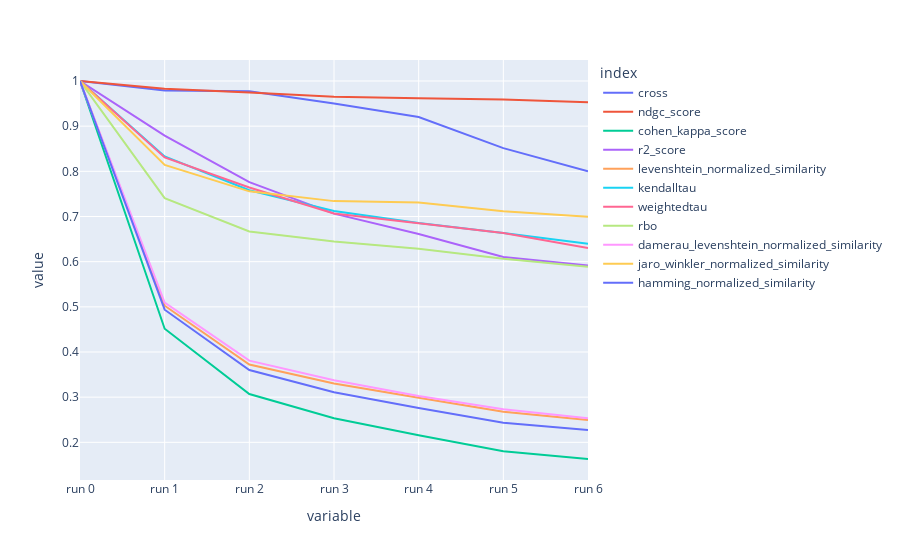

The cell this chart's notebook holds for it:
### Code cell
df=plot_plotly(plot_data,cols=['cross','ndgc_score',
  'cohen_kappa_score',
  'r2_score',
  'levenshtein_normalized_similarity',
  'kendalltau',
  'weightedtau',
  'rbo',
  'damerau_levenshtein_normalized_similarity',
  'jaro_winkler_normalized_similarity',
  'hamming_normalized_similarity'])

### Figure 1 — Plotly figure (JSON) as saved in the notebook; plotly's stock layout.template omitted (floating-point values rounded to 4 significant figures)
{"data": [{"hovertemplate": "index=cross<br>variable=%{x}<br>value=%{y}<extra></extra>", "legendgroup": "cross", "line": {"color": "#636efa", "dash": "solid"}, "marker": {"symbol": "circle"}, "mode": "lines", "name": "cross", "orientation": "v", "showlegend": true, "type": "scatter", "x": ["run 0", "run 1", "run 2", "run 3", "run 4", "run 5", "run 6"], "xaxis": "x", "y": [1, 0.9789, 0.9773, 0.9504, 0.9203, 0.8514, 0.8003], "yaxis": "y"}, {"hovertemplate": "index=ndgc_score<br>variable=%{x}<br>value=%{y}<extra></extra>", "legendgroup": "ndgc_score", "line": {"color": "#EF553B", "dash": "solid"}, "marker": {"symbol": "circle"}, "mode": "lines", "name": "ndgc_score", "orientation": "v", "showlegend": true, "type": "scatter", "x": ["run 0", "run 1", "run 2", "run 3", "run 4", "run 5", "run 6"], "xaxis": "x", "y": [1.0, 0.9831, 0.9746, 0.965, 0.9619, 0.9593, 0.9532], "yaxis": "y"}, {"hovertemplate": "index=cohen_kappa_score<br>variable=%{x}<br>value=%{y}<extra></extra>", "legendgroup": "cohen_kappa_score", "line": {"color": "#00cc96", "dash": "solid"}, "marker": {"symbol": "circle"}, "mode": "lines", "name": "cohen_kappa_score", "orientation": "v", "showlegend": true, "type": "scatter", "x": ["run 0", "run 1", "run 2", "run 3", "run 4", "run 5", "run 6"], "xaxis": "x", "y": [1, 0.4515, 0.3068, 0.2533, 0.2158, 0.1801, 0.1631], "yaxis": "y"}, {"hovertemplate": "index=r2_score<br>variable=%{x}<br>value=%{y}<extra></extra>", "legendgroup": "r2_score", "line": {"color": "#ab63fa", "dash": "solid"}, "marker": {"symbol": "circle"}, "mode": "lines", "name": "r2_score", "orientation": "v", "showlegend": true, "type": "scatter", "x": ["run 0", "run 1", "run 2", "run 3", "run 4", "run 5", "run 6"], "xaxis": "x", "y": [1, 0.8793, 0.7759, 0.7063, 0.6612, 0.6103, 0.5914], "yaxis": "y"}, {"hovertemplate": "index=levenshtein_normalized_similarity<br>variable=%{x}<br>value=%{y}<extra></extra>", "legendgroup": "levenshtein_normalized_similarity", "line": {"color": "#FFA15A", "dash": "solid"}, "marker": {"symbol": "circle"}, "mode": "lines", "name": "levenshtein_normalized_similarity", "orientation": "v", "showlegend": true, "type": "scatter", "x": ["run 0", "run 1", "run 2", "run 3", "run 4", "run 5", "run 6"], "xaxis": "x", "y": [1, 0.5025, 0.3723, 0.3302, 0.2986, 0.2679, 0.2495], "yaxis": "y"}, {"hovertemplate": "index=kendalltau<br>variable=%{x}<br>value=%{y}<extra></extra>", "legendgroup": "kendalltau", "line": {"color": "#19d3f3", "dash": "solid"}, "marker": {"symbol": "circle"}, "mode": "lines", "name": "kendalltau", "orientation": "v", "showlegend": true, "type": "scatter", "x": ["run 0", "run 1", "run 2", "run 3", "run 4", "run 5", "run 6"], "xaxis": "x", "y": [1.0, 0.833, 0.7582, 0.712, 0.6856, 0.6636, 0.6397], "yaxis": "y"}, {"hovertemplate": "index=weightedtau<br>variable=%{x}<br>value=%{y}<extra></extra>", "legendgroup": "weightedtau", "line": {"color": "#FF6692", "dash": "solid"}, "marker": {"symbol": "circle"}, "mode": "lines", "name": "weightedtau", "orientation": "v", "showlegend": true, "type": "scatter", "x": ["run 0", "run 1", "run 2", "run 3", "run 4", "run 5", "run 6"], "xaxis": "x", "y": [1, 0.8309, 0.7643, 0.7068, 0.6853, 0.6637, 0.6304], "yaxis": "y"}, {"hovertemplate": "index=rbo<br>variable=%{x}<br>value=%{y}<extra></extra>", "legendgroup": "rbo", "line": {"color": "#B6E880", "dash": "solid"}, "marker": {"symbol": "circle"}, "mode": "lines", "name": "rbo", "orientation": "v", "showlegend": true, "type": "scatter", "x": ["run 0", "run 1", "run 2", "run 3", "run 4", "run 5", "run 6"], "xaxis": "x", "y": [1, 0.7405, 0.667, 0.6449, 0.6287, 0.6066, 0.5887], "yaxis": "y"}, {"hovertemplate": "index=damerau_levenshtein_normalized_similarity<br>variable=%{x}<br>value=%{y}<extra></extra>", "legendgroup": "damerau_levenshtein_normalized_similarity", "line": {"color": "#FF97FF", "dash": "solid"}, "marker": {"symbol": "circle"}, "mode": "lines", "name": "damerau_levenshtein_normalized_similarity", "orientation": "v", "showlegend": true, "type": "scatter", "x": ["run 0", "run 1", "run 2", "run 3", "run 4", "run 5", "run 6"], "xaxis": "x", "y": [1, 0.5093, 0.3808, 0.3374, 0.3027, 0.2731, 0.2533], "yaxis": "y"}, {"hovertemplate": "index=jaro_winkler_normalized_similarity<br>variable=%{x}<br>value=%{y}<extra></extra>", "legendgroup": "jaro_winkler_normalized_similarity", "line": {"color": "#FECB52", "dash": "solid"}, "marker": {"symbol": "circle"}, "mode": "lines", "name": "jaro_winkler_normalized_similarity", "orientation": "v", "showlegend": true, "type": "scatter", "x": ["run 0", "run 1", "run 2", "run 3", "run 4", "run 5", "run 6"], "xaxis": "x", "y": [1, 0.8142, 0.7557, 0.7341, 0.7309, 0.7117, 0.6992], "yaxis": "y"}, {"hovertemplate": "index=hamming_normalized_similarity<br>variable=%{x}<br>value=%{y}<extra></extra>", "legendgroup": "hamming_normalized_similarity", "line": {"color": "#636efa", "dash": "solid"}, "marker": {"symbol": "circle"}, "mode": "lines", "name": "hamming_normalized_similarity", "orientation": "v", "showlegend": true, "type": "scatter", "x": ["run 0", "run 1", "run 2", "run 3", "run 4", "run 5", "run 6"], "xaxis": "x", "y": [1, 0.4937, 0.3602, 0.3107, 0.2761, 0.2431, 0.2275], "yaxis": "y"}], "layout": {"legend": {"title": {"text": "index"}, "tracegroupgap": 0}, "margin": {"t": 60}, "xaxis": {"anchor": "y", "domain": [0, 1], "title": {"text": "variable"}}, "yaxis": {"anchor": "x", "domain": [0, 1], "title": {"text": "value"}}}}
